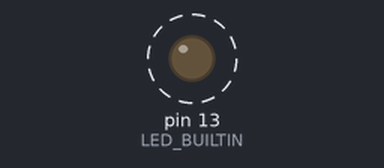
The sketch below on a simulated Arduino Uno, built with avr-gcc and run on an emulated ATmega328P. Shown: output pins drawn as LEDs (lit = HIGH). Dashed ring = blinking.

Above: at 0.15 s.
Timing chart, 0 to 3.0 s (numbered marks = the images above):
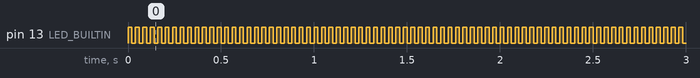

The sketch:

1-Blinking-LED.ino
```cpp
// (licence header left out)
const int BLINK_DELAY = 20;

void setup() {
  pinMode(LED_BUILTIN, OUTPUT);
}

void loop() {
  digitalWrite(LED_BUILTIN, HIGH);
  delay(BLINK_DELAY);
  digitalWrite(LED_BUILTIN, LOW);
  delay(BLINK_DELAY);
}
```

Measured:
- by itself, pin 13 (LED_BUILTIN): alternates HIGH for 0.02 s and LOW for 0.02 s
